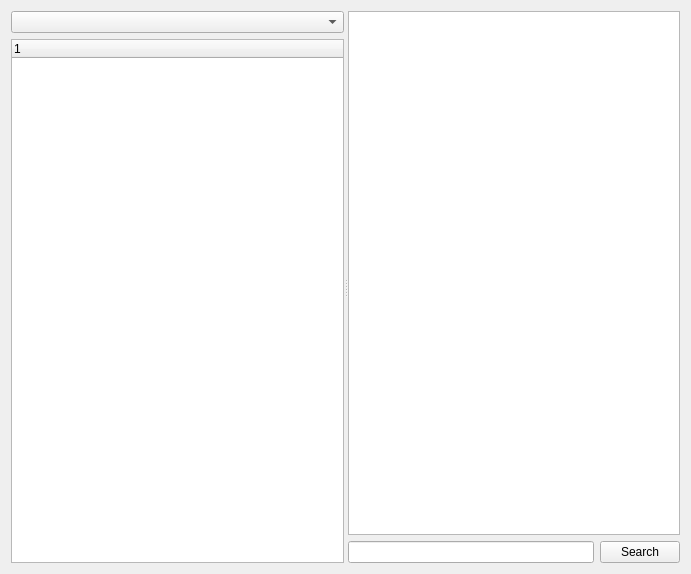
<?xml version="1.0" encoding="UTF-8"?>
<ui version="4.0">
 <class>HistoryWindowClass</class>
 <widget class="QWidget" name="HistoryWindowClass">
  <property name="geometry">
   <rect>
    <x>0</x>
    <y>0</y>
    <width>691</width>
    <height>574</height>
   </rect>
  </property>
  <property name="windowTitle">
   <string>Form</string>
  </property>
  <layout class="QGridLayout" name="gridLayout_2">
   <item row="0" column="0">
    <widget class="QSplitter" name="splitter">
     <property name="orientation">
      <enum>Qt::Horizontal</enum>
     </property>
     <widget class="QWidget" name="verticalLayoutWidget">
      <layout class="QVBoxLayout" name="verticalLayout">
       <item>
        <widget class="QComboBox" name="chatUnitsBox"/>
       </item>
       <item>
        <widget class="QTreeWidget" name="dateWidget">
         <property name="indentation">
          <number>10</number>
         </property>
         <column>
          <property name="text">
           <string notr="true">1</string>
          </property>
         </column>
        </widget>
       </item>
      </layout>
     </widget>
     <widget class="QWidget" name="gridLayoutWidget">
      <layout class="QGridLayout" name="gridLayout">
       <item row="1" column="0" colspan="2">
        <widget class="QTextBrowser" name="historyLog">
         <property name="sizePolicy">
          <sizepolicy hsizetype="Expanding" vsizetype="Expanding">
           <horstretch>0</horstretch>
           <verstretch>0</verstretch>
          </sizepolicy>
         </property>
        </widget>
       </item>
       <item row="2" column="0">
        <widget class="QLineEdit" name="searchEdit"/>
       </item>
       <item row="2" column="1">
        <widget class="QPushButton" name="searchButton">
         <property name="text">
          <string>Search</string>
         </property>
        </widget>
       </item>
      </layout>
     </widget>
    </widget>
   </item>
  </layout>
 </widget>
 <resources/>
 <connections/>
</ui>
